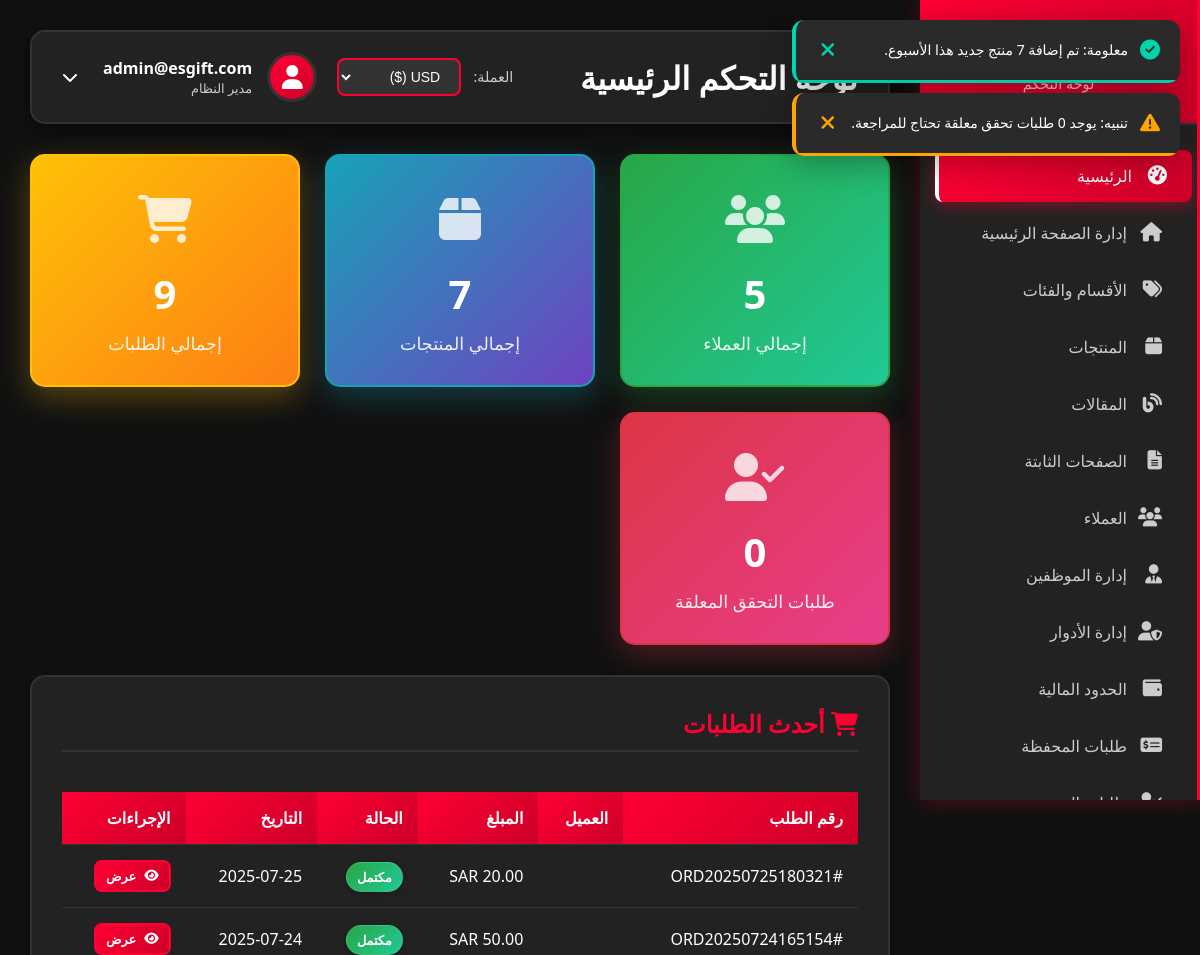
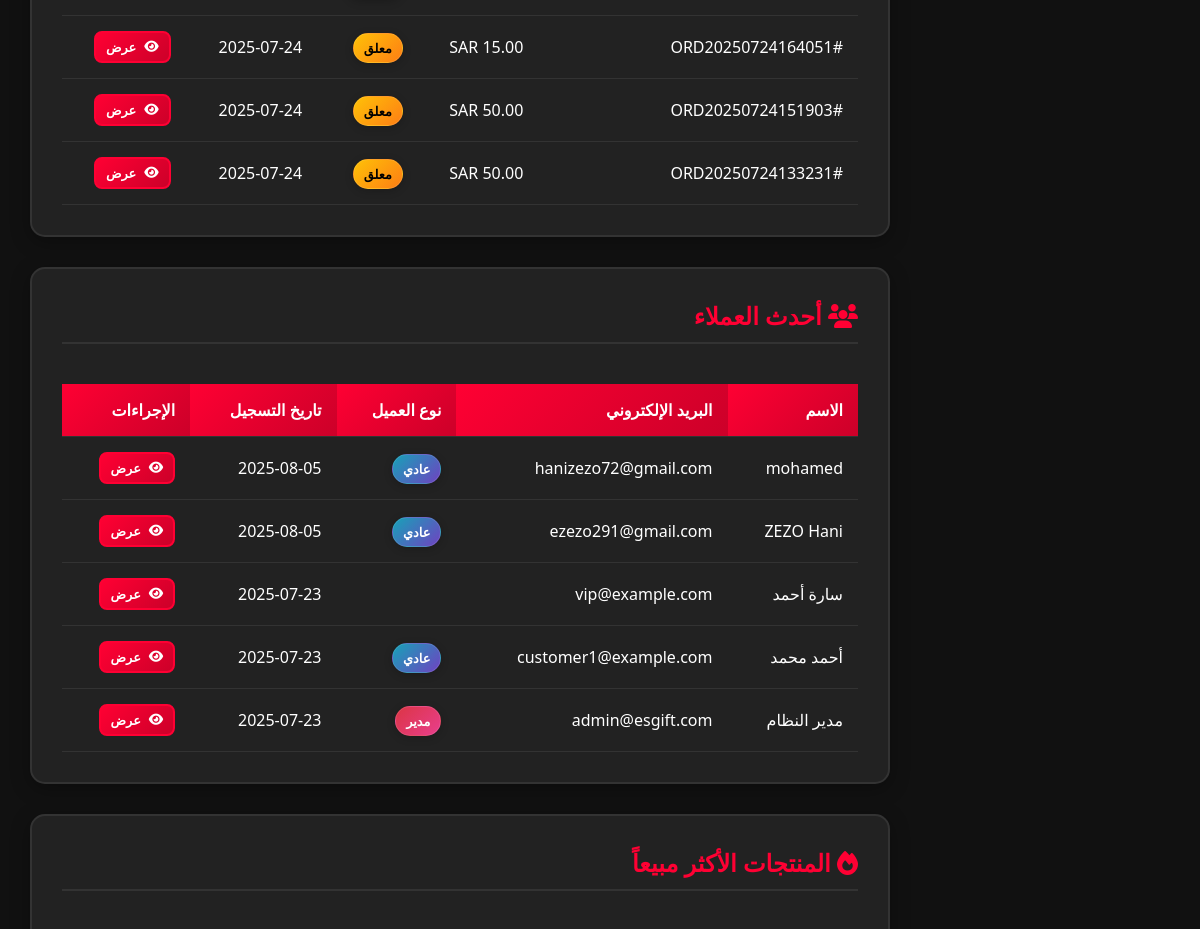
Page /admin/ (signed in, upper part) on the earlier database version (2 pictures, top to bottom).
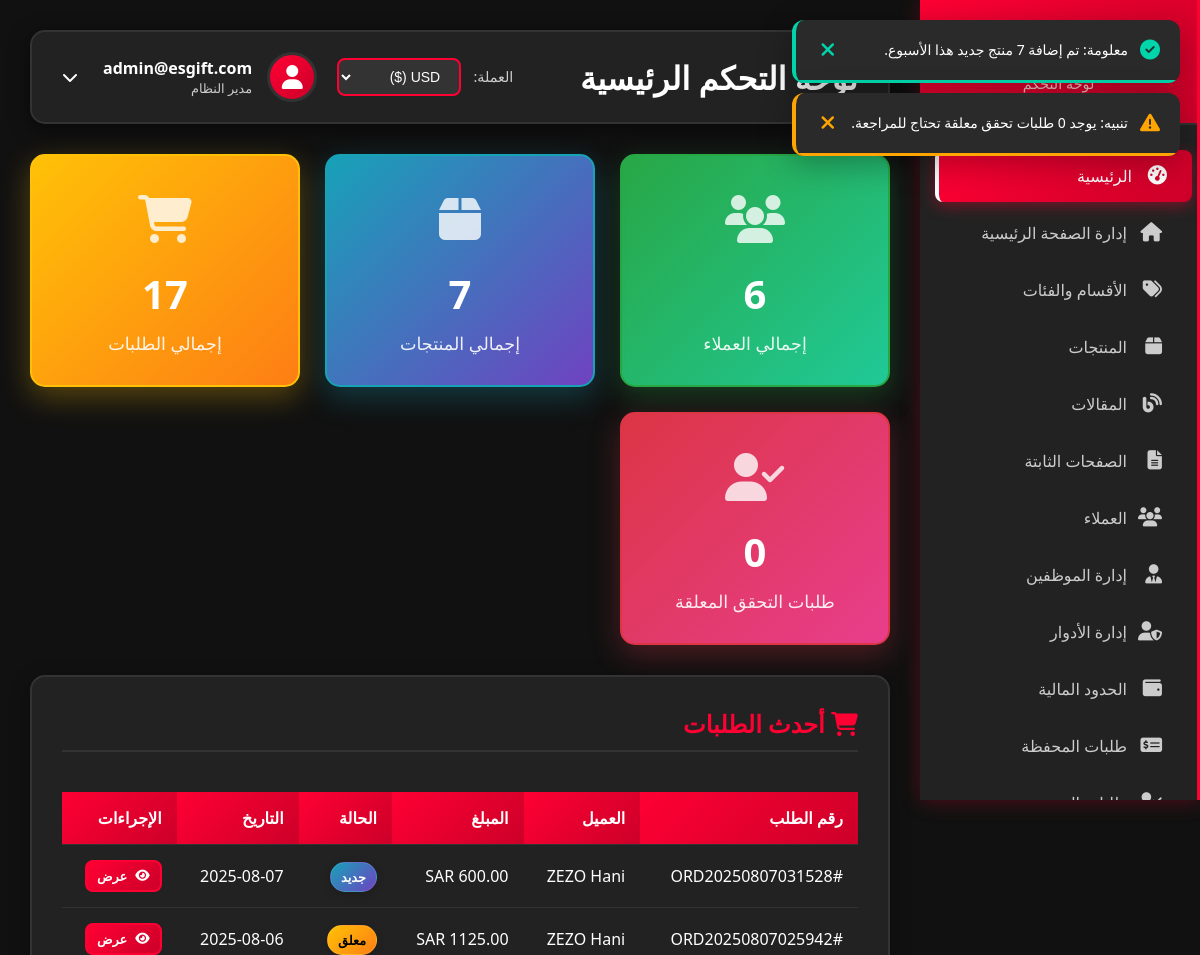
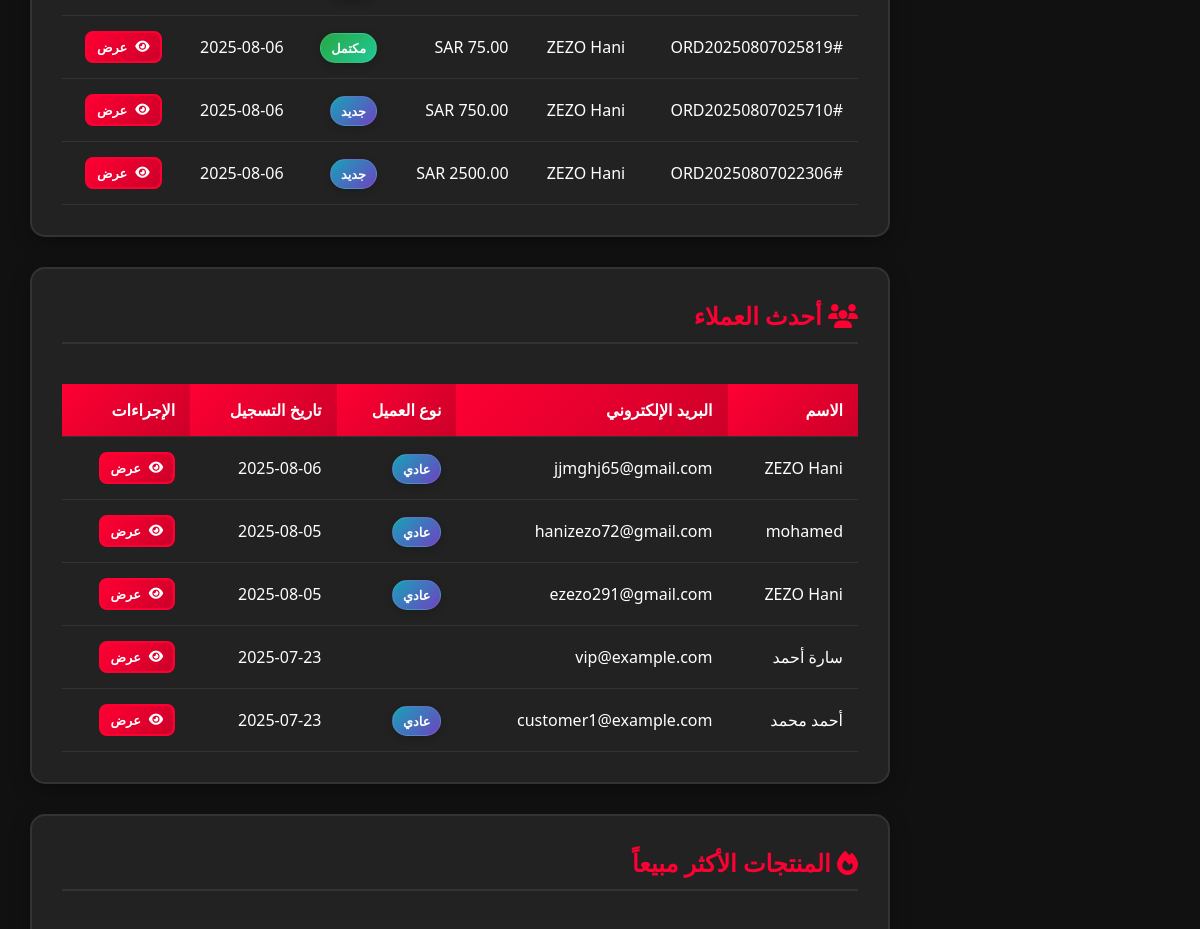
Same page on the later database version (2 pictures, top to bottom).
### models.py (models this page shows, shortened)
class Order(db.Model):
    id = db.Column(db.Integer, primary_key=True)
    user_id = db.Column(db.Integer, db.ForeignKey('user.id'), nullable=False)
    order_number = db.Column(db.String(50), unique=True, nullable=False)
    total_amount = db.Column(db.Numeric(10, 2), nullable=False)
    currency = db.Column(db.String(3), default='SAR')
    payment_method = db.Column(db.String(50))
    payment_status = db.Column(db.String(20), default='pending')
    order_status = db.Column(db.String(20), default='pending')
    created_at = db.Column(db.DateTime, default=datetime.utcnow)
    excel_file_path = db.Column(db.String(500))  # مسار ملف Excel المحفوظ
    items = db.relationship('OrderItem', backref='order', lazy=True)
    codes = db.relationship('ProductCode', backref='order', lazy=True)
    @property
    def status(self):
        return self.order_status

class User(UserMixin, db.Model):
    id = db.Column(db.Integer, primary_key=True)
    username = db.Column(db.String(80), unique=True, nullable=True)  # اسم المستخدم
    email = db.Column(db.String(120), unique=True, nullable=False)
    password_hash = db.Column(db.String(120), nullable=False)
    full_name = db.Column(db.String(100))
    phone = db.Column(db.String(20))
    birth_date = db.Column(db.Date)
    nationality = db.Column(db.String(50))
    customer_type = db.Column(db.String(20), default='regular')  # regular, kyc, reseller
    kyc_status = db.Column(db.String(20), default='none')  # none, pending, approved, rejected
    google_id = db.Column(db.String(100), unique=True, nullable=True)  # Google ID
    profile_picture = db.Column(db.String(300))  # صورة البروفايل من Google
    is_verified = db.Column(db.Boolean, default=False)  # تم التحقق من الإيميل
    email_verification_token = db.Column(db.String(100), nullable=True)  # رمز التحقق من الإيميل
    email_verification_sent_at = db.Column(db.DateTime, nullable=True)  # وقت إرسال رمز التحقق
    document_type = db.Column(db.String(50))  # national_id, passport, driver_license
    id_front_image = db.Column(db.String(200))
    id_back_image = db.Column(db.String(200))
    selfie_image = db.Column(db.String(200))
    passport_image = db.Column(db.String(200))
    driver_license_image = db.Column(db.String(200))
    face_photo_front = db.Column(db.String(200))
    face_photo_right = db.Column(db.String(200))
    face_photo_left = db.Column(db.String(200))
    is_admin = db.Column(db.Boolean, default=False)
    last_login = db.Column(db.DateTime)
    created_at = db.Column(db.DateTime, default=datetime.utcnow)
    preferred_currency = db.Column(db.String(3), default='USD')  # العملة المفضلة للمحفظة
    orders = db.relationship('Order', backref='user', lazy=True)

### admin_routes.py (the view)
@admin.route('/')
@login_required
@requires_page_access('admin.dashboard')
def dashboard():
    if not current_user.is_admin:
        employee = Employee.query.filter_by(user_id=current_user.id).first()
        if not employee:
            return redirect(url_for('main.index'))
    total_users = User.query.count()
    total_products = Product.query.count()
    total_orders = Order.query.count()
    pending_kyc = User.query.filter_by(kyc_status='pending').count()
    recent_orders = Order.query.order_by(Order.created_at.desc()).limit(5).all()
    recent_users = User.query.order_by(User.created_at.desc()).limit(5).all()
    return render_template('admin/dashboard.html',
                         total_users=total_users,
                         total_products=total_products,
                         total_orders=total_orders,
                         pending_kyc=pending_kyc,
                         recent_orders=recent_orders,
                         recent_users=recent_users)

### employee_utils.py (called while the page is built, shortened)
def requires_page_access(page_route):
    def decorator(f):
        @wraps(f)
        def decorated_function(*args, **kwargs):
            if not current_user.is_authenticated:
                return redirect(url_for('auth.login'))
            if current_user.is_admin:
                return f(*args, **kwargs)
        return decorated_function
    return decorator

### templates/admin/dashboard.html (shortened to what the changed rows need)
{% extends "admin/base.html" %}
{% block page_title %}لوحة التحكم الرئيسية{% endblock %}
{% block content %}
<div class="stats-grid">
    <div class="stat-card success">
        <div class="stat-icon">
            <i class="fas fa-users"></i>
        </div>
        <div class="stat-number">{{ total_users }}</div>
        <div class="stat-label">إجمالي العملاء</div>
    </div>
    <div class="stat-card warning">
        <div class="stat-icon">
            <i class="fas fa-shopping-cart"></i>
        </div>
        <div class="stat-number">{{ total_orders }}</div>
        <div class="stat-label">إجمالي الطلبات</div>
    </div>
</div>
<div class="content-card">
    <h2 style="color: #ff0033; margin-bottom: 20px;">
        <i class="fas fa-shopping-cart"></i>
        أحدث الطلبات
    </h2>
    <div class="table-container">
        <table class="data-table">
            <thead>
                <tr>
                    <th>رقم الطلب</th>
                    <th>العميل</th>
                    <th>المبلغ</th>
                    <th>الحالة</th>
                    <th>التاريخ</th>
                    <th>الإجراءات</th>
                </tr>
            </thead>
            <tbody>
                {% for order in recent_orders %}
                <tr>
                    <td>#{{ order.order_number }}</td>
                    <td>{{ order.user.full_name or order.user.email }}</td>
                    <td>{{ order.total_amount }} {{ order.currency }}</td>
                    <td>
                        {% if order.status == 'completed' %}
                            <span class="badge badge-success">مكتمل</span>
                        {% elif order.status == 'pending' %}
                            <span class="badge badge-warning">معلق</span>
                        {% elif order.status == 'cancelled' %}
                            <span class="badge badge-danger">ملغي</span>
                        {% else %}
                            <span class="badge badge-info">جديد</span>
                        {% endif %}
                    </td>
                    <td>{{ order.created_at.strftime('%Y-%m-%d') }}</td>
                    <td>
                        <a href="{{ url_for('admin.order_detail', order_id=order.id) }}" class="btn btn-primary btn-sm">
                            <i class="fas fa-eye"></i>
                            عرض
                        </a>
                    </td>
                </tr>
                {% else %}
                <tr>
                    <td colspan="6" style="text-align: center; color: #ccc;">لا توجد طلبات حالياً</td>
                </tr>
                {% endfor %}
            </tbody>
        </table>
    </div>
</div>
<div class="content-card">
    <h2 style="color: #ff0033; margin-bottom: 20px;">
        <i class="fas fa-users"></i>
        أحدث العملاء
    </h2>
    <div class="table-container">
        <table class="data-table">
            <thead>
                <tr>
                    <th>الاسم</th>
                    <th>البريد الإلكتروني</th>
                    <th>نوع العميل</th>
                    <th>تاريخ التسجيل</th>
                    <th>الإجراءات</th>
                </tr>
            </thead>
            <tbody>
                {% for user in recent_users %}
                <tr>
                    <td>{{ user.full_name or 'غير محدد' }}</td>
                    <td>{{ user.email }}</td>
                    <td>
                        {% if user.customer_type == 'regular' %}
                            <span class="badge badge-info">عادي</span>
                        {% elif user.customer_type == 'kyc' %}
                            <span class="badge badge-success">موثق</span>
                        {% elif user.customer_type == 'reseller' %}
                            <span class="badge badge-warning">موزع</span>
                        {% elif user.is_admin %}
                            <span class="badge badge-danger">مدير</span>
                        {% endif %}
                    </td>
                    <td>{{ user.created_at.strftime('%Y-%m-%d') }}</td>
                    <td>
                        <a href="{{ url_for('admin.user_detail', user_id=user.id) }}" class="btn btn-primary btn-sm">
                            <i class="fas fa-eye"></i>
                            عرض
                        </a>
                    </td>
                </tr>
                {% else %}
                <tr>
                    <td colspan="5" style="text-align: center; color: #ccc;">لا توجد عملاء حالياً</td>
                </tr>
                {% endfor %}
            </tbody>
        </table>
    </div>
</div>
<div class="content-card">
    <h2 style="color: #ff0033; margin-bottom: 20px;">
        <i class="fas fa-fire"></i>
        المنتجات الأكثر مبيعاً
    </h2>
</div>
{% endblock %}

### templates/admin/base.html (shortened to what the changed rows need)
<!DOCTYPE html>
<html lang="ar" dir="rtl">
<head>
    <link rel="stylesheet" href="https://cdnjs.cloudflare.com/ajax/libs/font-awesome/6.5.0/css/all.min.css">
</head>
<body>
    <div class="admin-container">
        <div class="sidebar" id="sidebar">
            <div class="sidebar-header">
                <h2>Es-Gift</h2>
            </div>
        </div>
        <div class="main-content">
            <div class="top-bar">
                <h1 class="page-title">{% block page_title %}لوحة التحكم{% endblock %}</h1>
                <div style="display: flex; align-items: center; gap: 20px;">
                    <div class="user-info" onclick="toggleUserMenu()" style="cursor: pointer; position: relative;">
                        <div>
                            <div style="font-weight: bold;">{{ current_user.email }}</div>
                            <div style="font-size: 0.8em; color: #ccc;">مدير النظام</div>
                        </div>
                    </div>
                </div>
            </div>
            {% block content %}{% endblock %}
        </div>
    </div>
</body>
</html>

Differences in the rows shown:
no longer on one of the page's lists (row edited): User: full_name "مدير النظام", email "admin@esgift.com", created_at "2025-07-23"
no longer on this page (row unchanged): Order: order_number "ORD20250725180321", currency "SAR", order_status "مكتمل", created_at "2025-07-25"
no longer on this page (row unchanged): Order: order_number "ORD20250724165154", currency "SAR", order_status "مكتمل", created_at "2025-07-24"
no longer on this page (row unchanged): Order: order_number "ORD20250724164051", currency "SAR", order_status "معلق", created_at "2025-07-24"
no longer on this page (row unchanged): Order: order_number "ORD20250724151903", currency "SAR", order_status "معلق", created_at "2025-07-24"
no longer on this page (row unchanged): Order: order_number "ORD20250724133231", currency "SAR", order_status "معلق", created_at "2025-07-24"
added Order: order_number "ORD20250807031528", user "ZEZO Hani", currency "SAR", order_status "جديد", created_at "2025-08-07"
added Order: order_number "ORD20250807025942", user "ZEZO Hani", currency "SAR", order_status "معلق", created_at "2025-08-06"
added Order: order_number "ORD20250807025819", user "ZEZO Hani", currency "SAR", order_status "مكتمل", created_at "2025-08-06"
added Order: order_number "ORD20250807025710", user "ZEZO Hani", currency "SAR", order_status "جديد", created_at "2025-08-06"
added Order: order_number "ORD20250807022306", user "ZEZO Hani", currency "SAR", order_status "جديد", created_at "2025-08-06"
added User: full_name "ZEZO Hani", email "jjmghj65@gmail.com", customer_type "عادي", created_at "2025-08-06"
Other differences:
{{ total_users }}: "5" → "6"
{{ total_orders }}: "9" → "17"
